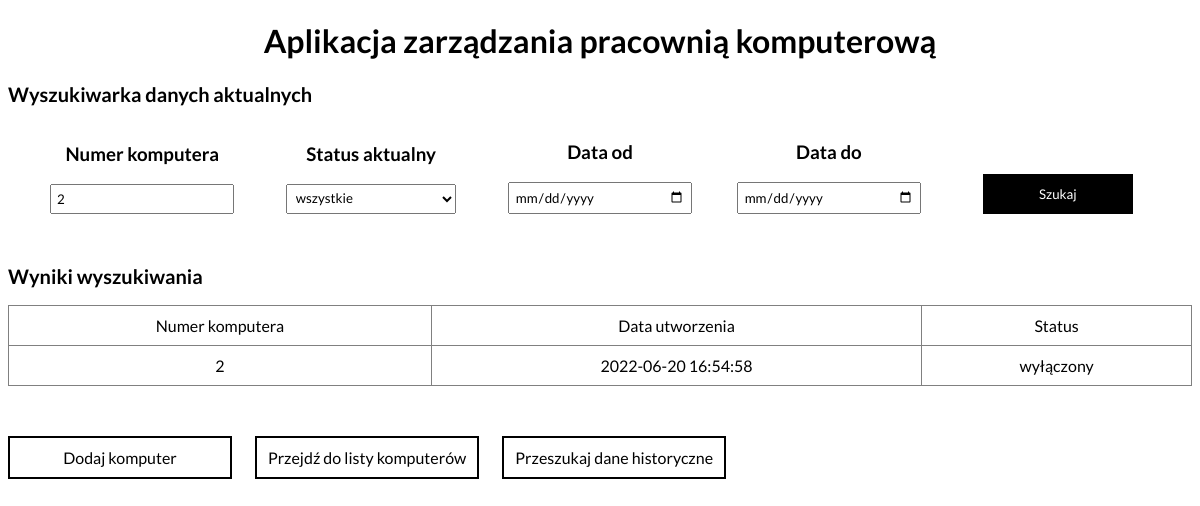
/search.php?number=2, run on the app's committed database.
### tables this page shows
CREATE TABLE `object` (
  `number` int(11) NOT NULL,
  `dateCreated` datetime NOT NULL DEFAULT current_timestamp(),
  `status` int(11) NOT NULL
);

### search.php (the view, shortened to what this page needs)
<?php
class searchObjects{
	private $number = '';
	public function show(){
		if( isset($_GET['number']) || isset($_GET['status']) || isset($_GET['dateFrom']) || isset($_GET['dateTo'])){
			if(isset($_GET['number']) && ctype_digit($_GET['number'])){
				$this->number = $_GET['number'];
			}
			$zapytanie = "SELECT DISTINCT o.number, o.dateCreated, o.status FROM object as o, history as h WHERE o.number=h.number";
			if($this->number!='') $zapytanie .= " AND o.number='$this->number' ";
			require_once "connect.php";
			try {
				$pol = new mysqli($host,$db_user,$db_password,$db_name);
				if($pol->connect_errno!=0)
				{
					throw new Exception(mysqli_connect_errno());
				}
				else
				{
					if($rezultat = $pol->query($zapytanie))
					{
						$ilerekordow=$rezultat->num_rows;
						if($ilerekordow>0)
						{
							$content =  '<table>';
							$content .= '<thead> <td>Numer komputera</td> <td>Data utworzenia</td> <td>Status</td></thead>';
							$content .= '<tbody>';
							while($row=$rezultat->fetch_assoc())
							{
								$number = $row['number'];
								$dateCreated = $row['dateCreated'];
								$status = $row['status'];
								$content .= '<tr> <td>'.$number.'</td> <td>'.$dateCreated.'</td> <td>';
										if($status == 2) $content .= 'wyłączony';
								$content .= '</td>';
								$content .= '</tr>';
							}
							$content .= '</tbody>';
							$content .= '</table>';
							return '<h2>Wyniki wyszukiwania</h2>'.$content;
						} else {
							return 'Brak wyników';
						}
					} else return 'Brak danych';
				}
			} catch (Exceptions $e)
			{
				return "Błąd wyświetlania strony. Prosimy spróbować za kilka minut";
			}
		}
	}
}
?>
<!DOCTYPE HTML>
<html lang="pl">
<head>
	<link rel="stylesheet" href="style.css" type="text/css"/>
</head>
<body>
	<h1>Aplikacja zarządzania pracownią komputerową</h1>
	<div class="container">
	<h2>Wyszukiwarka danych aktualnych</h2>
	<form method="get">
		<div class="grid">
			<div class="grid-row">
				<h3>Numer komputera</h3>
				<input type="number" name="number" value="<?php if(isset($_GET['number'])) echo $_GET['number']; ?>"/>
			</div>
			<div class="grid-row">
				<h3>Status aktualny</h3>
				<select name="status">
					<option value="0">wszystkie</option>
				</select>
			</div>
			<div class="grid-row">
				<h3>Data od</h3>
				<input type="date" name="dateFrom"  value="<?php if(isset($_GET['dateFrom'])) echo $_GET['dateFrom']; ?>"/>
			</div>
			<div class="grid-row">
				<h3>Data do</h3>
				<input type="date" name="dateTo"  value="<?php if(isset($_GET['dateTo'])) echo $_GET['dateTo']; ?>"/>
			</div>
			<div class="grid-row">
				<button>Szukaj </button>
			</div>
		</div>
	</form>
	<?php
		$search = new searchObjects();
		echo $search->show();
	?>
	</div>
	<div class="nav">
		<a class="link" href="addComputer.php">Dodaj komputer</a>
		<a class="link" href="index.php">Przejdź do listy komputerów</a>
		<a class="link" href="searchHistory.php">Przeszukaj dane historyczne</a>
	</div>
</body>
</html>

### style.css (style rules this page uses)
* { font-family:'Lato'; }
h1 { text-align:center; }
h2 { font-size:20px; }
input { width:calc(100% - 10px - 4px); padding:5px; }
select { width:calc(100%); padding:5px; margin-bottom:5px; }
button { width:150px; height:40px; display:flex; justify-content:center; align-items:center; text-align:center; background-color:black; color:white; cursor:pointer; outline:none; border:none; margin: auto; }
table { width:100%; }
table,tr,td { border:1px solid gray; border-collapse: collapse; text-align:center; }
td { padding:10px; }
.link { display:inline-block; background-color:white; color:black; border:2px solid black; padding:10px 10px; width:200px; text-decoration:none; text-align:center; margin-bottom:20px; margin-right:20px; margin-top:50px; }
.grid { display:flex; width:100%; justify-content: space-evenly; align-items: flex-end; margin-bottom:50px; }
.grid-row { display:flex; flex-direction:column; justify-content:center; align-items:center; width:16%; }
.grid-row>input, .grid-row>select { width:90%; margin:0; }

### data on the page
object: number "2", dateCreated "2022-06-20 16:54:58", value "wyłączony"
